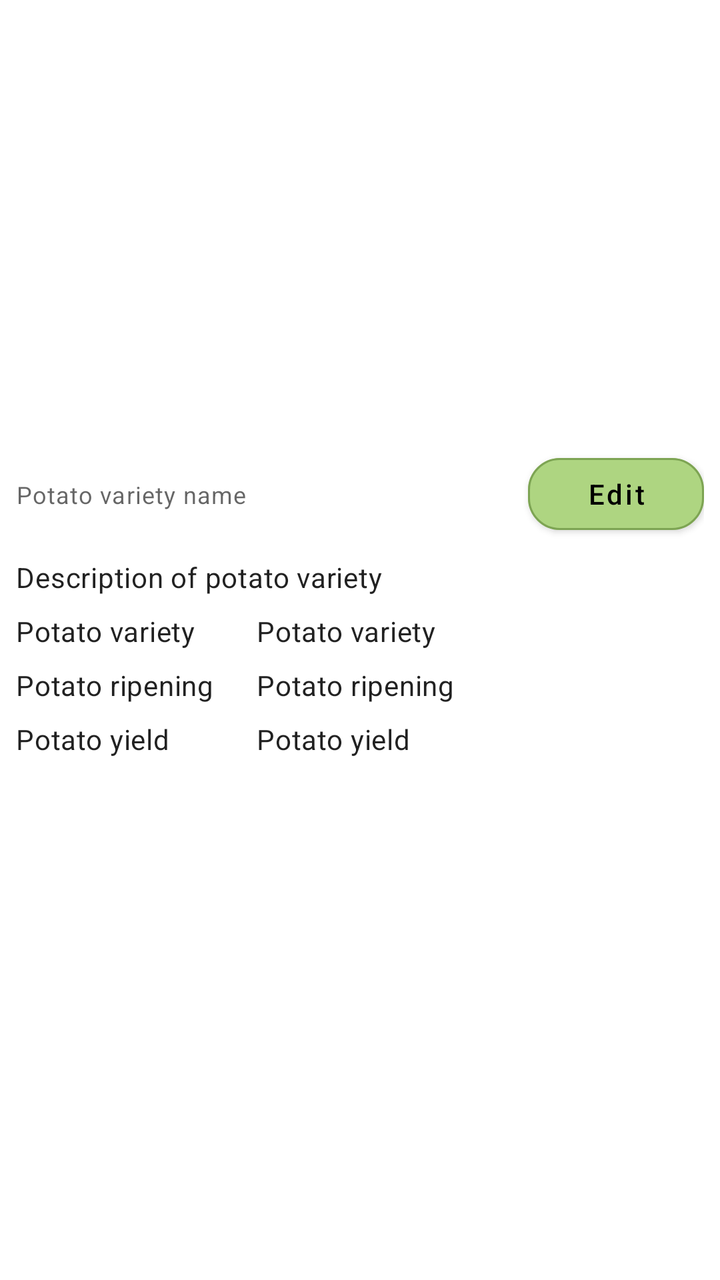
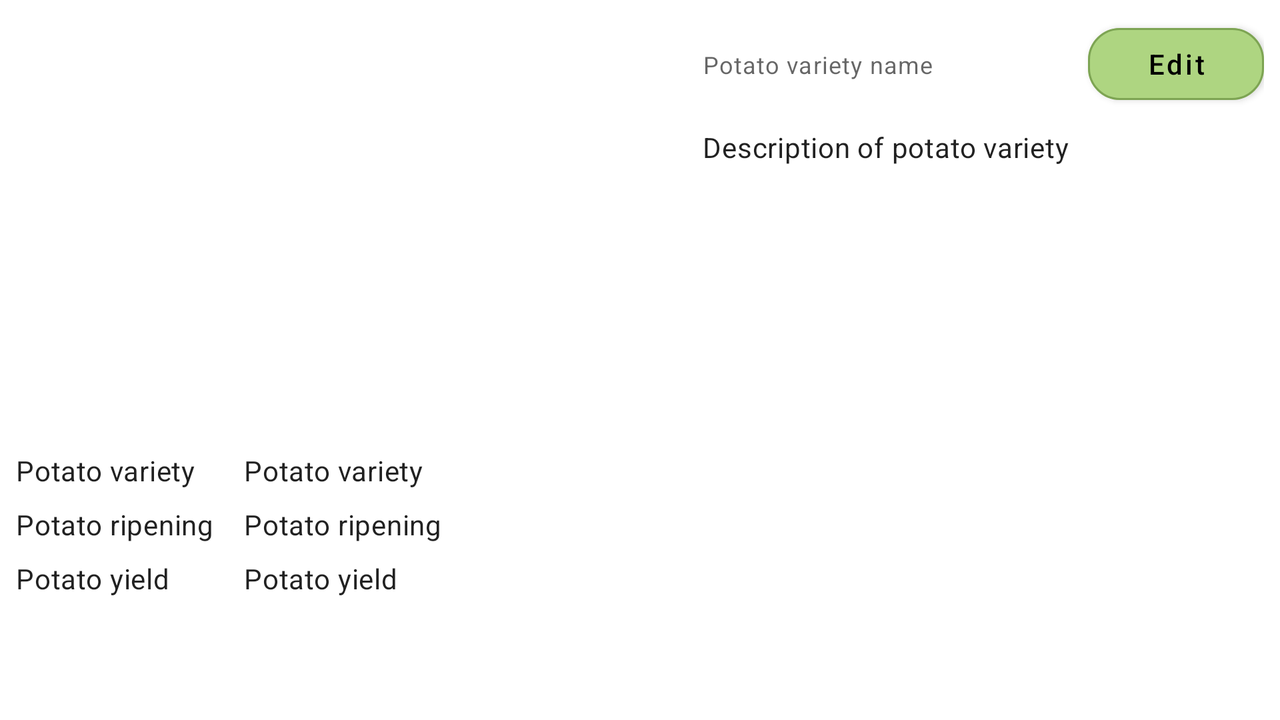

An Android layout and its configuration variant, each rendered on a device that would load it. The default file and the variant file are quoted in full after the pictures.
<!-- AndroidManifest.xml: application theme Theme.PotatoHandbook -->
<!-- res/layout/fragment_potato_detail.xml -->
<?xml version="1.0" encoding="utf-8"?>
<androidx.core.widget.NestedScrollView xmlns:android="http://schemas.android.com/apk/res/android"
    xmlns:app="http://schemas.android.com/apk/res-auto"
    xmlns:tools="http://schemas.android.com/tools"
    android:layout_width="match_parent"
    android:layout_height="match_parent" >

    <androidx.constraintlayout.widget.ConstraintLayout
        android:layout_width="match_parent"
        android:layout_height="wrap_content"
        android:padding="@dimen/item_padding">

    <ImageView
        android:id="@+id/image"
        android:layout_width="0dp"
        android:layout_height="0dp"
        android:scaleType="centerCrop"
        app:layout_constraintDimensionRatio="16:10"
        app:layout_constraintEnd_toEndOf="parent"
        app:layout_constraintStart_toStartOf="parent"
        app:layout_constraintTop_toTopOf="parent"
        tools:src="@tools:sample/avatars" />

    <TextView
        android:id="@+id/name"
        android:layout_width="0dp"
        android:layout_height="wrap_content"
        android:ellipsize="end"
        tools:text="@string/potato_name_hint"
        android:lines="1"
        android:maxLines="1"
        android:textAppearance="?attr/textAppearanceCaption"
        app:layout_constraintBottom_toBottomOf="@+id/editPotatoButton"
        app:layout_constraintEnd_toStartOf="@+id/editPotatoButton"
        app:layout_constraintStart_toStartOf="parent"
        app:layout_constraintTop_toTopOf="@+id/editPotatoButton" />

    <TextView
        android:id="@+id/description"
        android:layout_width="0dp"
        android:layout_height="wrap_content"
        android:layout_marginTop="@dimen/item_margin"
        android:layout_marginBottom="@dimen/item_add_margin"
        android:ellipsize="end"
        tools:text="@string/potato_description_hint"
        android:textAppearance="?attr/textAppearanceBody2"
        app:layout_constraintEnd_toEndOf="parent"
        app:layout_constraintStart_toStartOf="parent"
        app:layout_constraintTop_toBottomOf="@+id/editPotatoButton" />

    <TextView
        android:layout_width="0dp"
        android:text="@string/potato_variety_hint"
        android:layout_height="wrap_content"
        android:layout_marginBottom="@dimen/item_add_margin"
        android:textAppearance="?attr/textAppearanceBody2"
        app:layout_constraintStart_toStartOf="parent"
        app:layout_constraintTop_toTopOf="@+id/variety"
        app:layout_constraintEnd_toEndOf="@+id/guideline2"/>

    <TextView
        android:id="@+id/variety"
        android:layout_width="0dp"
        android:layout_height="wrap_content"
        android:layout_marginTop="@dimen/item_margin"
        android:layout_marginBottom="@dimen/item_add_margin"
        tools:text="@string/potato_variety_hint"
        android:textAppearance="?attr/textAppearanceBody2"
        app:layout_constraintEnd_toEndOf="parent"
        app:layout_constraintStart_toStartOf="@id/guideline2"
        app:layout_constraintTop_toBottomOf="@+id/description" />

    <TextView
        android:layout_width="0dp"
        android:text="@string/potato_ripening_hint"
        android:layout_height="wrap_content"
        android:layout_marginBottom="@dimen/item_add_margin"
        android:textAppearance="?attr/textAppearanceBody2"
        app:layout_constraintStart_toStartOf="parent"
        app:layout_constraintTop_toTopOf="@+id/ripening"
        app:layout_constraintEnd_toEndOf="@+id/guideline2"/>

    <TextView
        android:id="@+id/ripening"
        android:layout_width="0dp"
        android:layout_height="wrap_content"
        android:layout_marginTop="@dimen/item_margin"
        android:layout_marginBottom="@dimen/item_add_margin"
        tools:text="@string/potato_ripening_hint"
        android:textAppearance="?attr/textAppearanceBody2"
        app:layout_constraintEnd_toEndOf="parent"
        app:layout_constraintStart_toStartOf="@id/guideline2"
        app:layout_constraintTop_toBottomOf="@+id/variety" />

    <TextView
        android:layout_width="0dp"
        android:text="@string/potato_productivity_hint"
        android:layout_height="wrap_content"
        android:layout_marginBottom="@dimen/item_add_margin"
        android:textAppearance="?attr/textAppearanceBody2"
        app:layout_constraintStart_toStartOf="parent"
        app:layout_constraintTop_toTopOf="@+id/productivity"
        app:layout_constraintEnd_toEndOf="@+id/guideline2"/>

    <TextView
        android:id="@+id/productivity"
        android:layout_width="0dp"
        android:layout_height="wrap_content"
        android:layout_marginTop="@dimen/item_margin"
        android:layout_marginBottom="@dimen/item_add_margin"
        tools:text="@string/potato_productivity_hint"
        android:textAppearance="?attr/textAppearanceBody2"
        app:layout_constraintEnd_toEndOf="parent"
        app:layout_constraintStart_toStartOf="@id/guideline2"
        app:layout_constraintTop_toBottomOf="@+id/ripening" />

    <Button
        android:id="@+id/editPotatoButton"
        android:layout_width="wrap_content"
        android:layout_height="wrap_content"
        android:enabled="true"
        android:text="@string/edit_button_text"
        app:layout_constraintEnd_toEndOf="parent"
        app:layout_constraintTop_toBottomOf="@+id/image" />

    <androidx.constraintlayout.widget.Guideline
        android:id="@+id/guideline2"
        android:layout_width="wrap_content"
        android:layout_height="wrap_content"
        android:orientation="vertical"
        app:layout_constraintGuide_percent="0.35" />

    </androidx.constraintlayout.widget.ConstraintLayout>
</androidx.core.widget.NestedScrollView>
<!-- resources referenced by this layout -->
<resources>
  <dimen name="item_add_margin">8dp</dimen>
  <dimen name="item_margin">8dp</dimen>
  <dimen name="item_padding">8dp</dimen>
  <string name="edit_button_text">Edit</string>
  <string name="potato_description_hint">Description of potato variety</string>
  <string name="potato_name_hint">Potato variety name</string>
  <string name="potato_productivity_hint">Potato yield</string>
  <string name="potato_ripening_hint">Potato ripening</string>
  <string name="potato_variety_hint">Potato variety</string>
  <style name="Theme.PotatoHandbook" parent="Theme.MaterialComponents.DayNight.NoActionBar">
          
          <item name="colorPrimary">@color/light_green_300</item>
          <item name="colorPrimaryDark">@color/light_green_dark_300</item>
          <item name="colorPrimaryVariant">@color/light_green_light_300</item>
          <item name="colorOnPrimary">@color/black</item>
  
          
          <item name="colorSecondary">@color/yellow_300</item>
          <item name="colorSecondaryVariant">@color/yellow_light_300</item>
          <item name="colorOnSecondary">@color/black</item>
  
          
          <item name="android:statusBarColor" tools:targetApi="l">?attr/colorPrimaryVariant</item>
          
          <item name="android:textAllCaps">false</item>
          <item name="toolbarStyle">@style/Theme.PotatoHandbook.ToolbarStyle</item>
          <item name="materialCardViewStyle">@style/Theme.PotatoHandbook.CardView</item>
          <item name="materialButtonStyle">@style/Theme.PotatoHandbook.Button</item>
      </style>
  <color name="light_green_300">#aed581</color>
  <color name="light_green_dark_300">#7da453</color>
  <color name="light_green_light_300">#e1ffb1</color>
  <color name="black">#FF000000</color>
  <style name="Theme.PotatoHandbook.ToolbarStyle" parent="Widget.MaterialComponents.Toolbar.Surface">
          <item name="android:elevation">0dp</item>
          <item name="android:layout_height">?attr/actionBarSize</item>
          <item name="backgroundColor">?attr/colorPrimary</item>
          <item name="android:backgroundTint">?attr/colorPrimary</item>
          <item name="android:textColor">?attr/colorOnPrimary</item>
      </style>
  <style name="Theme.PotatoHandbook.CardView" parent="Widget.MaterialComponents.CardView">
  
          <item name="android:textSize">24sp</item>
          <item name="android:textColor">?attr/colorOnPrimary</item>
  
          <item name="android:layout_margin">@dimen/item_margin</item>
          <item name="android:layout_marginStart">@dimen/item_margin_large</item>
          <item name="android:layout_marginEnd">@dimen/item_margin_large</item>
          <item name="android:layout_marginTop">@dimen/item_margin</item>
          <item name="android:layout_marginBottom">@dimen/item_margin</item>
  
          <item name="cardCornerRadius">20dp</item>
          <item name="cardElevation">8dp</item>
          <item name="cardMaxElevation">8dp</item>
  
          <item name="android:clickable">true</item>
          <item name="android:focusable">true</item>
          <item name="android:checkable">true</item>
      </style>
  <style name="Theme.PotatoHandbook.Button" parent="Widget.MaterialComponents.Button">
          <item name="android:textStyle">normal</item>
          <item name="android:textAllCaps">false</item>
  
          <item name="android:tint">?attr/colorOnPrimary</item>
          <item name="drawableTint">?attr/colorOnPrimary</item>
          <item name="android:ellipsize">end</item>
          <item name="android:enabled">true</item>
          <item name="android:lines">1</item>
          <item name="cornerRadius">16dp</item>
          <item name="strokeColor">?attr/colorPrimaryDark</item>
          <item name="strokeWidth">1dp</item>
  
      </style>
  <dimen name="item_margin_large">16dp</dimen>
</resources>
<!-- res/layout-land/fragment_potato_detail.xml (the repository's variant of the layout above) -->
<!-- drawn on the phone turned sideways -->
<?xml version="1.0" encoding="utf-8"?>
<androidx.core.widget.NestedScrollView xmlns:android="http://schemas.android.com/apk/res/android"
    xmlns:app="http://schemas.android.com/apk/res-auto"
    xmlns:tools="http://schemas.android.com/tools"
    android:layout_width="match_parent"
    android:layout_height="match_parent">

    <androidx.constraintlayout.widget.ConstraintLayout
        android:layout_width="match_parent"
        android:layout_height="wrap_content"
        android:padding="@dimen/item_padding">

        <ImageView
            android:id="@+id/image"
            android:layout_width="0dp"
            android:layout_height="0dp"
            android:layout_marginEnd="@dimen/item_margin"
            android:scaleType="centerCrop"
            app:layout_constraintDimensionRatio="16:10"
            app:layout_constraintEnd_toEndOf="@+id/guideline3"
            app:layout_constraintStart_toStartOf="parent"
            app:layout_constraintTop_toTopOf="parent"
            tools:src="@tools:sample/avatars" />

        <Button
            android:id="@+id/editPotatoButton"
            android:layout_width="wrap_content"
            android:layout_height="wrap_content"
            android:enabled="true"
            android:text="@string/edit_button_text"
            app:layout_constraintEnd_toEndOf="parent"
            app:layout_constraintTop_toTopOf="parent" />

        <TextView
            android:id="@+id/name"
            android:layout_width="0dp"
            android:layout_height="wrap_content"
            android:ellipsize="end"
            android:lines="1"
            android:maxLines="1"
            android:textAppearance="?attr/textAppearanceCaption"
            app:layout_constraintBottom_toBottomOf="@id/editPotatoButton"
            app:layout_constraintEnd_toStartOf="@id/editPotatoButton"
            app:layout_constraintStart_toEndOf="@id/guideline3"
            app:layout_constraintTop_toTopOf="@id/editPotatoButton"
            tools:text="@string/potato_name_hint" />

        <TextView
            android:id="@+id/description"
            android:layout_width="0dp"
            android:layout_height="wrap_content"
            android:layout_marginTop="@dimen/item_margin"
            android:ellipsize="end"
            android:textAppearance="?attr/textAppearanceBody2"
            app:layout_constraintEnd_toEndOf="parent"
            app:layout_constraintStart_toEndOf="@id/guideline3"
            app:layout_constraintTop_toBottomOf="@id/editPotatoButton"
            tools:text="@string/potato_description_hint" />

        <TextView
            android:id="@+id/varietyTitle"
            android:layout_width="0dp"
            android:layout_height="wrap_content"
            android:layout_marginTop="@dimen/item_margin"
            android:text="@string/potato_variety_hint"
            android:textAppearance="?attr/textAppearanceBody2"
            app:layout_constraintEnd_toEndOf="@+id/guideline2"
            app:layout_constraintStart_toStartOf="parent"
            app:layout_constraintTop_toBottomOf="@id/image" />

        <TextView
            android:id="@+id/variety"
            android:layout_width="0dp"
            android:layout_height="wrap_content"
            android:layout_marginStart="@dimen/item_margin"
            android:textAppearance="?attr/textAppearanceBody2"
            app:layout_constraintEnd_toEndOf="@id/image"
            app:layout_constraintStart_toStartOf="@id/guideline2"
            app:layout_constraintTop_toTopOf="@id/varietyTitle"
            tools:text="@string/potato_variety_hint" />

        <TextView
            android:id="@+id/ripeningTitle"
            android:layout_width="0dp"
            android:layout_height="wrap_content"
            android:layout_marginTop="@dimen/item_margin"
            android:text="@string/potato_ripening_hint"
            android:textAppearance="?attr/textAppearanceBody2"
            app:layout_constraintEnd_toEndOf="@+id/guideline2"
            app:layout_constraintStart_toStartOf="parent"
            app:layout_constraintTop_toBottomOf="@+id/varietyTitle" />

        <TextView
            android:id="@+id/ripening"
            android:layout_width="0dp"
            android:layout_height="wrap_content"
            android:layout_marginStart="@dimen/item_margin"
            android:textAppearance="?attr/textAppearanceBody2"
            app:layout_constraintEnd_toEndOf="@id/image"
            app:layout_constraintStart_toStartOf="@id/guideline2"
            app:layout_constraintTop_toTopOf="@+id/ripeningTitle"
            tools:text="@string/potato_ripening_hint" />

        <TextView
            android:id="@+id/productivityTitle"
            android:layout_width="0dp"
            android:layout_height="wrap_content"
            android:layout_marginTop="@dimen/item_margin"
            android:text="@string/potato_productivity_hint"
            android:textAppearance="?attr/textAppearanceBody2"
            app:layout_constraintEnd_toEndOf="@+id/guideline2"
            app:layout_constraintStart_toStartOf="parent"
            app:layout_constraintTop_toBottomOf="@+id/ripeningTitle" />

        <TextView
            android:id="@+id/productivity"
            android:layout_width="0dp"
            android:layout_height="wrap_content"
            android:layout_marginStart="@dimen/item_margin"
            android:textAppearance="?attr/textAppearanceBody2"
            app:layout_constraintEnd_toEndOf="@id/image"
            app:layout_constraintStart_toStartOf="@id/guideline2"
            app:layout_constraintTop_toTopOf="@+id/productivityTitle"
            tools:text="@string/potato_productivity_hint" />

        <androidx.constraintlayout.widget.Guideline
            android:id="@+id/guideline2"
            android:layout_width="wrap_content"
            android:layout_height="wrap_content"
            android:orientation="vertical"
            app:layout_constraintGuide_percent="0.17" />

        <androidx.constraintlayout.widget.Guideline
            android:id="@+id/guideline3"
            android:layout_width="wrap_content"
            android:layout_height="wrap_content"
            android:orientation="vertical"
            app:layout_constraintGuide_percent="0.55" />

    </androidx.constraintlayout.widget.ConstraintLayout>

</androidx.core.widget.NestedScrollView>
<!-- resources referenced by the variant -->
<!-- as the phone turned sideways resolves them -->
<resources>
  <dimen name="item_margin">8dp</dimen>
  <dimen name="item_padding">8dp</dimen>
  <string name="edit_button_text">Edit</string>
  <string name="potato_description_hint">Description of potato variety</string>
  <string name="potato_name_hint">Potato variety name</string>
  <string name="potato_productivity_hint">Potato yield</string>
  <string name="potato_ripening_hint">Potato ripening</string>
  <string name="potato_variety_hint">Potato variety</string>
  <style name="Theme.PotatoHandbook" parent="Theme.MaterialComponents.DayNight.NoActionBar">
          
          <item name="colorPrimary">@color/light_green_300</item>
          <item name="colorPrimaryDark">@color/light_green_dark_300</item>
          <item name="colorPrimaryVariant">@color/light_green_light_300</item>
          <item name="colorOnPrimary">@color/black</item>
  
          
          <item name="colorSecondary">@color/yellow_300</item>
          <item name="colorSecondaryVariant">@color/yellow_light_300</item>
          <item name="colorOnSecondary">@color/black</item>
  
          
          <item name="android:statusBarColor" tools:targetApi="l">?attr/colorPrimaryVariant</item>
          
          <item name="android:textAllCaps">false</item>
          <item name="toolbarStyle">@style/Theme.PotatoHandbook.ToolbarStyle</item>
          <item name="materialCardViewStyle">@style/Theme.PotatoHandbook.CardView</item>
          <item name="materialButtonStyle">@style/Theme.PotatoHandbook.Button</item>
      </style>
  <color name="light_green_300">#aed581</color>
  <color name="light_green_dark_300">#7da453</color>
  <color name="light_green_light_300">#e1ffb1</color>
  <color name="black">#FF000000</color>
  <style name="Theme.PotatoHandbook.ToolbarStyle" parent="Widget.MaterialComponents.Toolbar.Surface">
          <item name="android:elevation">0dp</item>
          <item name="android:layout_height">?attr/actionBarSize</item>
          <item name="backgroundColor">?attr/colorPrimary</item>
          <item name="android:backgroundTint">?attr/colorPrimary</item>
          <item name="android:textColor">?attr/colorOnPrimary</item>
      </style>
  <style name="Theme.PotatoHandbook.CardView" parent="Widget.MaterialComponents.CardView">
  
          <item name="android:textSize">24sp</item>
          <item name="android:textColor">?attr/colorOnPrimary</item>
  
          <item name="android:layout_margin">@dimen/item_margin</item>
          <item name="android:layout_marginStart">@dimen/item_margin_large</item>
          <item name="android:layout_marginEnd">@dimen/item_margin_large</item>
          <item name="android:layout_marginTop">@dimen/item_margin</item>
          <item name="android:layout_marginBottom">@dimen/item_margin</item>
  
          <item name="cardCornerRadius">20dp</item>
          <item name="cardElevation">8dp</item>
          <item name="cardMaxElevation">8dp</item>
  
          <item name="android:clickable">true</item>
          <item name="android:focusable">true</item>
          <item name="android:checkable">true</item>
      </style>
  <style name="Theme.PotatoHandbook.Button" parent="Widget.MaterialComponents.Button">
          <item name="android:textStyle">normal</item>
          <item name="android:textAllCaps">false</item>
  
          <item name="android:tint">?attr/colorOnPrimary</item>
          <item name="drawableTint">?attr/colorOnPrimary</item>
          <item name="android:ellipsize">end</item>
          <item name="android:enabled">true</item>
          <item name="android:lines">1</item>
          <item name="cornerRadius">16dp</item>
          <item name="strokeColor">?attr/colorPrimaryDark</item>
          <item name="strokeWidth">1dp</item>
  
      </style>
  <dimen name="item_margin_large">16dp</dimen>
</resources>
